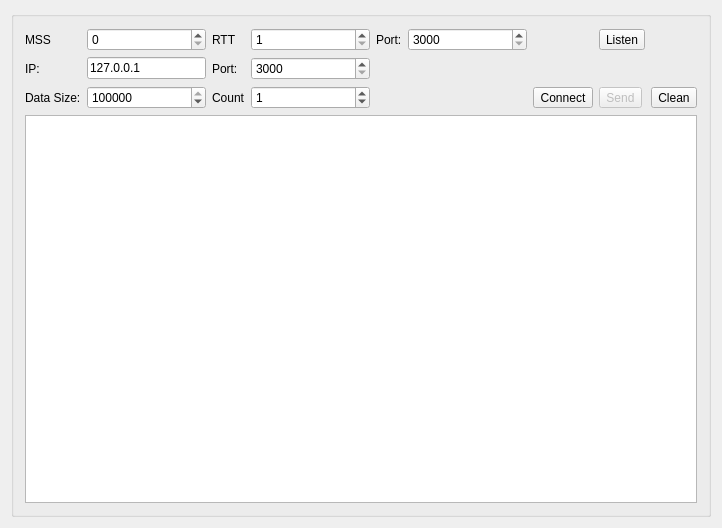
<?xml version="1.0" encoding="UTF-8"?>
<ui version="4.0">
 <class>RUDPClass</class>
 <widget class="QWidget" name="RUDPClass">
  <property name="geometry">
   <rect>
    <x>0</x>
    <y>0</y>
    <width>722</width>
    <height>528</height>
   </rect>
  </property>
  <property name="windowTitle">
   <string>RUDP</string>
  </property>
  <layout class="QGridLayout" name="gridLayout">
   <item row="0" column="0">
    <widget class="QGroupBox" name="groupBox">
     <property name="title">
      <string/>
     </property>
     <layout class="QGridLayout" name="gridLayout_2">
      <item row="0" column="0">
       <widget class="QLabel" name="label_3">
        <property name="text">
         <string>MSS</string>
        </property>
       </widget>
      </item>
      <item row="0" column="2">
       <widget class="QLabel" name="label_4">
        <property name="text">
         <string>RTT</string>
        </property>
       </widget>
      </item>
      <item row="0" column="7">
       <widget class="QToolButton" name="toolButtonListen">
        <property name="text">
         <string>Listen</string>
        </property>
       </widget>
      </item>
      <item row="1" column="0">
       <widget class="QLabel" name="label">
        <property name="text">
         <string>IP:</string>
        </property>
       </widget>
      </item>
      <item row="1" column="1">
       <widget class="QLineEdit" name="lineEditIP">
        <property name="text">
         <string>127.0.0.1</string>
        </property>
       </widget>
      </item>
      <item row="1" column="2">
       <widget class="QLabel" name="label_2">
        <property name="text">
         <string>Port:</string>
        </property>
       </widget>
      </item>
      <item row="1" column="3">
       <widget class="QSpinBox" name="spinBoxRemotePort">
        <property name="minimum">
         <number>3000</number>
        </property>
        <property name="maximum">
         <number>65535</number>
        </property>
        <property name="value">
         <number>3000</number>
        </property>
       </widget>
      </item>
      <item row="3" column="0" colspan="9">
       <widget class="QTextBrowser" name="textBrowser"/>
      </item>
      <item row="2" column="0">
       <widget class="QLabel" name="label_5">
        <property name="text">
         <string>Data Size:</string>
        </property>
       </widget>
      </item>
      <item row="2" column="2">
       <widget class="QLabel" name="labelCount">
        <property name="text">
         <string>Count</string>
        </property>
       </widget>
      </item>
      <item row="2" column="3">
       <widget class="QSpinBox" name="spinBoxSendCount">
        <property name="maximum">
         <number>10000</number>
        </property>
        <property name="value">
         <number>1</number>
        </property>
       </widget>
      </item>
      <item row="2" column="7">
       <widget class="QToolButton" name="toolButtonSend">
        <property name="enabled">
         <bool>false</bool>
        </property>
        <property name="text">
         <string>Send</string>
        </property>
       </widget>
      </item>
      <item row="2" column="1">
       <widget class="QSpinBox" name="spinBoxDataSize">
        <property name="maximum">
         <number>10240000</number>
        </property>
        <property name="value">
         <number>102400</number>
        </property>
       </widget>
      </item>
      <item row="0" column="1">
       <widget class="QSpinBox" name="spinBoxMSS">
        <property name="sizePolicy">
         <sizepolicy hsizetype="Expanding" vsizetype="Fixed">
          <horstretch>0</horstretch>
          <verstretch>0</verstretch>
         </sizepolicy>
        </property>
        <property name="minimum">
         <number>0</number>
        </property>
        <property name="maximum">
         <number>2000</number>
        </property>
       </widget>
      </item>
      <item row="0" column="3">
       <widget class="QSpinBox" name="spinBox">
        <property name="sizePolicy">
         <sizepolicy hsizetype="Expanding" vsizetype="Fixed">
          <horstretch>0</horstretch>
          <verstretch>0</verstretch>
         </sizepolicy>
        </property>
        <property name="minimum">
         <number>1</number>
        </property>
        <property name="maximum">
         <number>2000</number>
        </property>
       </widget>
      </item>
      <item row="0" column="4">
       <widget class="QLabel" name="label_6">
        <property name="text">
         <string>Port:</string>
        </property>
       </widget>
      </item>
      <item row="0" column="5">
       <widget class="QSpinBox" name="spinBoxLocalPort">
        <property name="sizePolicy">
         <sizepolicy hsizetype="Expanding" vsizetype="Fixed">
          <horstretch>0</horstretch>
          <verstretch>0</verstretch>
         </sizepolicy>
        </property>
        <property name="minimum">
         <number>3000</number>
        </property>
        <property name="maximum">
         <number>65535</number>
        </property>
       </widget>
      </item>
      <item row="2" column="6">
       <widget class="QToolButton" name="toolButtonConnect">
        <property name="text">
         <string>Connect</string>
        </property>
       </widget>
      </item>
      <item row="2" column="8">
       <widget class="QToolButton" name="toolButtonClean">
        <property name="text">
         <string>Clean</string>
        </property>
       </widget>
      </item>
     </layout>
    </widget>
   </item>
  </layout>
 </widget>
 <layoutdefault spacing="6" margin="11"/>
 <resources/>
 <connections/>
</ui>
